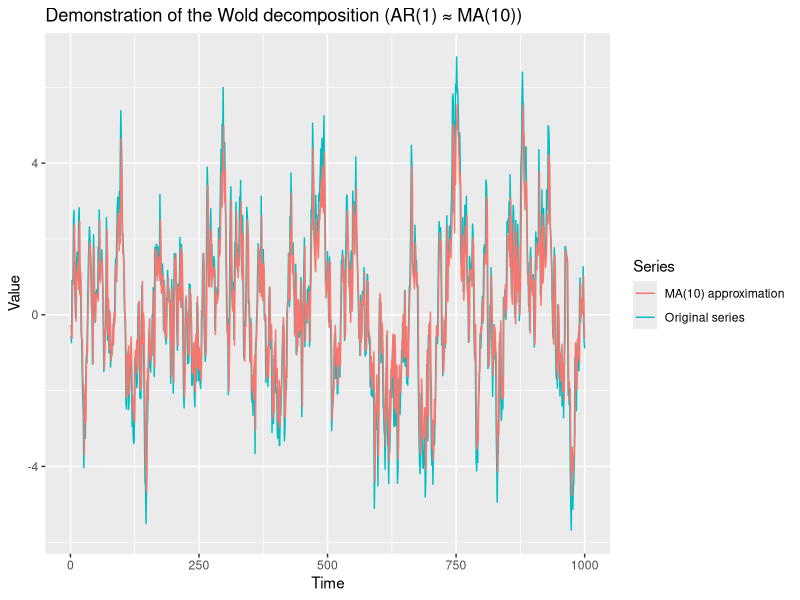

R code for this plot:
#========================================
# (Optional) Set working directory to script location
#========================================
if (requireNamespace("rstudioapi", quietly = TRUE)) {
  setwd(dirname(rstudioapi::getActiveDocumentContext()$path))
}

#========================================
# Load required packages
#========================================
# install.packages("forecast")
# install.packages("ggplot2")
library(forecast)
library(ggplot2)

#========================================
# Simulate a stationary AR(1) process
#========================================
set.seed(123)           # For reproducibility

n   <- 1000             # Number of observations
phi <- 0.9              # AR(1) coefficient

epsilon <- rnorm(n)     # White noise innovations
Y       <- numeric(n)   # Preallocate the series

# Initialize and generate the AR(1) recursion
Y[1] <- epsilon[1]
for (t in 2:n) {
  Y[t] <- phi * Y[t - 1] + epsilon[t]
}

#========================================
# Fit an MA(10) model (Wold-style approximation)
#========================================
fit <- Arima(Y, order = c(0, 0, 10), include.mean = FALSE)

# Fitted values: linear predictor (finite MA approximation)
fitted_values <- fitted(fit)

#========================================
# Prepare data for plotting
#========================================
df_wold <- data.frame(
  Time    = 1:n,
  Original = as.numeric(Y),
  Fitted   = as.numeric(fitted_values)
)

#========================================
# Plot: Original AR(1) vs MA(10) approximation
#========================================
p_wold <- ggplot(df_wold, aes(x = Time)) +
  geom_line(aes(y = Original, colour = "Original series")) +
  geom_line(aes(y = Fitted,   colour = "MA(10) approximation")) +
  labs(
    title = "Demonstration of the Wold decomposition (AR(1) \u2248 MA(10))",
    x     = "Time",
    y     = "Value",
    colour = "Series"
  )  

# Save the figure 
ggsave(filename = "Wold_decomposition.png", plot = p_wold, width = 6, height = 4, dpi = 300)
